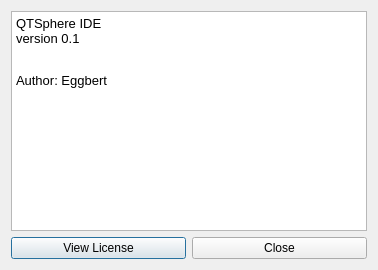
<?xml version="1.0" encoding="UTF-8"?>
<ui version="4.0">
 <class>AboutDialog</class>
 <widget class="QDialog" name="AboutDialog">
  <property name="geometry">
   <rect>
    <x>0</x>
    <y>0</y>
    <width>378</width>
    <height>270</height>
   </rect>
  </property>
  <property name="windowTitle">
   <string>About QtSphere IDE</string>
  </property>
  <layout class="QVBoxLayout" name="verticalLayout_2">
   <item>
    <layout class="QVBoxLayout" name="verticalLayout">
     <item>
      <widget class="QTextBrowser" name="textBrowser">
       <property name="html">
        <string>&lt;!DOCTYPE HTML PUBLIC &quot;-//W3C//DTD HTML 4.0//EN&quot; &quot;http://www.w3.org/TR/REC-html40/strict.dtd&quot;&gt;
&lt;html&gt;&lt;head&gt;&lt;meta name=&quot;qrichtext&quot; content=&quot;1&quot; /&gt;&lt;style type=&quot;text/css&quot;&gt;
p, li { white-space: pre-wrap; }
&lt;/style&gt;&lt;/head&gt;&lt;body style=&quot; font-family:'Sans'; font-size:10pt; font-weight:400; font-style:normal;&quot;&gt;
&lt;p style=&quot; margin-top:0px; margin-bottom:0px; margin-left:0px; margin-right:0px; -qt-block-indent:0; text-indent:0px;&quot;&gt;QTSphere IDE&lt;/p&gt;
&lt;p style=&quot; margin-top:0px; margin-bottom:0px; margin-left:0px; margin-right:0px; -qt-block-indent:0; text-indent:0px;&quot;&gt;version 0.1&lt;/p&gt;
&lt;p style=&quot;-qt-paragraph-type:empty; margin-top:0px; margin-bottom:12px; margin-left:0px; margin-right:0px; -qt-block-indent:0; text-indent:0px;&quot;&gt;&lt;br /&gt;&lt;/p&gt;
&lt;p style=&quot; margin-top:0px; margin-bottom:12px; margin-left:0px; margin-right:0px; -qt-block-indent:0; text-indent:0px;&quot;&gt;Author: Eggbert&lt;/p&gt;&lt;/body&gt;&lt;/html&gt;</string>
       </property>
      </widget>
     </item>
     <item>
      <layout class="QHBoxLayout" name="horizontalLayout">
       <item>
        <layout class="QHBoxLayout" name="horizontalLayout_2">
         <item>
          <widget class="QPushButton" name="viewLicense">
           <property name="text">
            <string>View License</string>
           </property>
          </widget>
         </item>
        </layout>
       </item>
       <item>
        <widget class="QPushButton" name="closeAboutDialog">
         <property name="text">
          <string>Close</string>
         </property>
        </widget>
       </item>
      </layout>
     </item>
    </layout>
   </item>
  </layout>
 </widget>
 <resources/>
 <connections/>
</ui>
